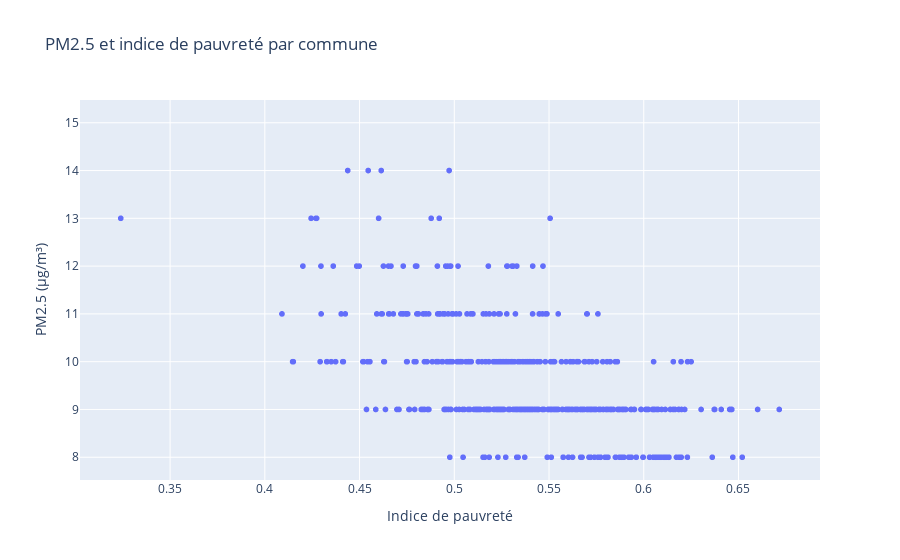

The notebook cell saved with this chart:
### Markdown cell above
## Step 2 — Les relations entre les indicateurs de niveau de vie et la pollution

### Code cell
fig = px.scatter(
    df,
    x="poverty_index",
    y="pm25",
    labels={
        "poverty_index": "Indice de pauvreté",
        "pm25": "PM2.5 (µg/m³)"
    },
    title="PM2.5 et indice de pauvreté par commune"
)

fig.show()

### Figure 1 — Plotly figure (JSON) as saved in the notebook; plotly's stock layout.template omitted (floating-point values rounded to 4 significant figures; data arrays with more than 128 entries replaced by an {"elided": "..."} marker saying what was removed)
{"data": [{"hovertemplate": "Indice de pauvreté=%{x}<br>PM2.5 (µg/m³)=%{y}<extra></extra>", "legendgroup": "", "marker": {"color": "#636efa", "symbol": "circle"}, "mode": "markers", "name": "", "showlegend": false, "type": "scattergl", "x": {"elided": "1125 float values"}, "xaxis": "x", "y": {"elided": "1125 int values"}, "yaxis": "y"}], "layout": {"legend": {"tracegroupgap": 0}, "title": {"text": "PM2.5 et indice de pauvreté par commune"}, "xaxis": {"anchor": "y", "domain": [0, 1], "title": {"text": "Indice de pauvreté"}}, "yaxis": {"anchor": "x", "domain": [0, 1], "title": {"text": "PM2.5 (µg/m³)"}}}}
